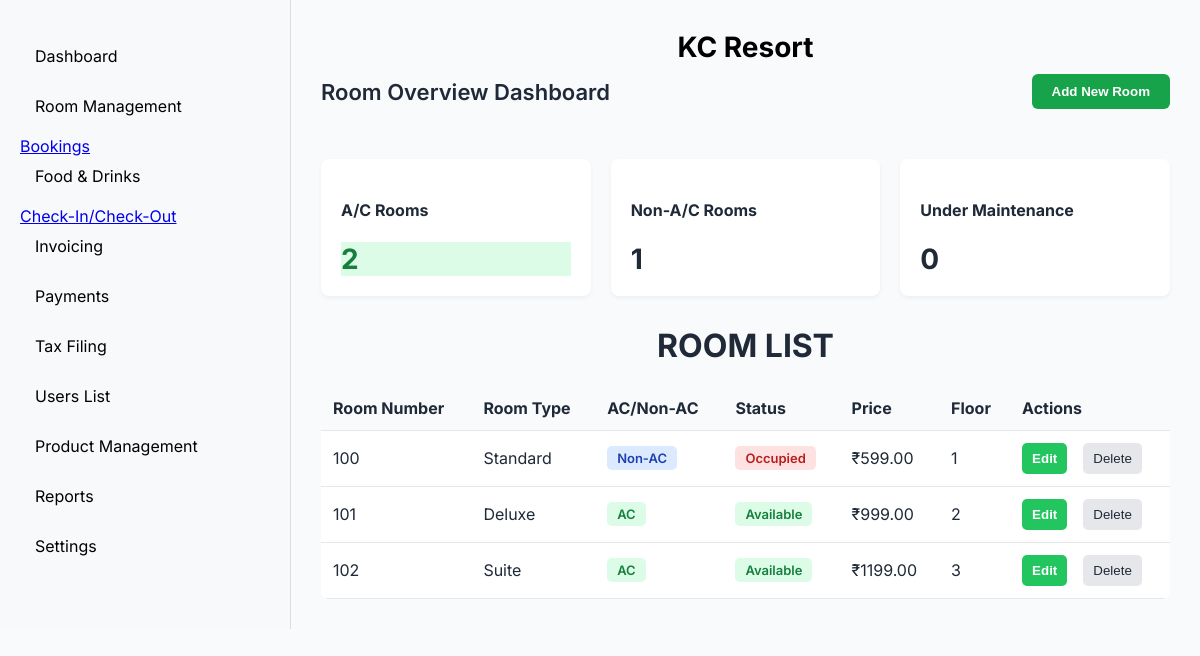
/rooms/ (signed in), run on an earlier commit of the app's database.
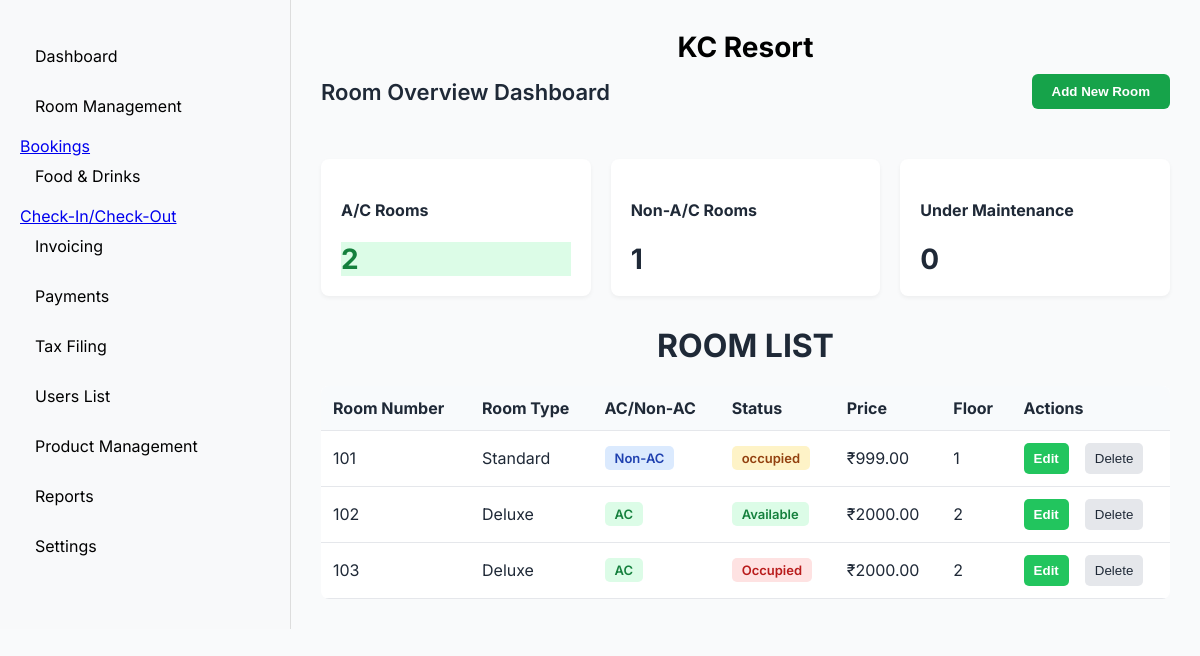
And on a later commit of the database.
### rooms/models.py (models this page shows, shortened)
class Room(models.Model):
    ROOM_TYPE_CHOICES = [
        ('Standard', 'Standard'),
        ('Deluxe', 'Deluxe'),
        ('Suite', 'Suite'),
    ]
    AC_CHOICES = [
        ('AC', 'A/C'),
        ('Non-AC', 'Non A/C'),
    ]
    STATUS_CHOICES = [
        ('Available', 'Available'),
        ('Occupied', 'Occupied'),
        ('Maintenance', 'Maintenance'),
    ]
    room_number = models.CharField(max_length=10, unique=True)
    room_type = models.CharField(max_length=20, choices=ROOM_TYPE_CHOICES)
    ac_type = models.CharField(max_length=10, choices=AC_CHOICES, default='Non-AC')
    floor = models.ForeignKey(Floor, on_delete=models.SET_NULL, null=True, default=None)
    price = models.DecimalField(max_digits=10, decimal_places=2)
    status = models.CharField(max_length=20, choices=STATUS_CHOICES, default='Available')

class Floor(models.Model):
    number = models.PositiveIntegerField(unique=True)

### rooms/views.py (the view)
# urls.py: path('', views.room_management, name='room_management'),
@login_required
def room_management(request):
    for i in range(1, 6):
        Floor.objects.get_or_create(number=i)
    ac_count = Room.objects.filter(ac_type='AC').count()
    non_ac_count = Room.objects.filter(ac_type='Non-AC').count()
    maintenance_count = Room.objects.filter(status='Maintenance').count()
    if request.method == 'POST' and request.POST.get('action') == 'add':
        form = RoomForm(request.POST)
        if form.is_valid():
            form.save()
            messages.success(request, "Room added.")
            return redirect('rooms:room_management')
        else:
            messages.error(request, "Please correct errors before saving.")
    else:
        form = RoomForm()
    if request.method == 'POST' and request.POST.get('action') == 'update':
        room_id = request.POST.get('room_id')
        room = get_object_or_404(Room, id=room_id)
        update_form = RoomUpdateForm(request.POST, instance=room)
        if update_form.is_valid():
            update_form.save()
            messages.success(request, "Room updated.")
            return redirect('rooms:room_management')
        else:
            messages.error(request, "Please correct errors before updating.")
    else:
        update_form = RoomUpdateForm()
    if request.method == 'POST' and request.POST.get('action') == 'delete':
        room_id = request.POST.get('room_id')
        room = get_object_or_404(Room, id=room_id)
        room.delete()
        messages.success(request, "Room deleted.")
        return redirect('rooms:room_management')
    try:
        rooms = Room.objects.select_related('floor') \
            .annotate(room_num_int=Cast('room_number', IntegerField())) \
            .order_by('room_num_int', 'room_number')
    except Exception:
        rooms = Room.objects.select_related('floor').order_by('room_number')
    context = {
        'ac_count': ac_count,
        'non_ac_count': non_ac_count,
        'maintenance_count': maintenance_count,
        'form': form,
        'update_form': update_form,
        'rooms': rooms,
        'room_type_choices': Room.ROOM_TYPE_CHOICES,
        'ac_type_choices': Room.AC_CHOICES,
        'status_choices': Room.STATUS_CHOICES,
        'floors': Floor.objects.all().order_by('number'),
    }
    return render(request, 'rooms/room_management.html', context)

### accounts/models.py (called while the page is built)
    def is_admin(self):
        return self.role == self.ROLE_ADMIN

### rooms/templates/rooms/room_management.html (shortened to what this page needs)
{% load static %}
<!DOCTYPE html>
<html lang="en">
<head>
</head>
<body>
  <div class="sidebar">
  <ul>
    <li><a href="{% url 'core:dashboard' %}">Dashboard</a></li>
    <li><a href="{% url 'rooms:room_management' %}">Room Management</a></li>
    <lii class="active"><a href="{% url 'booking:booking_list' %}">Bookings</a></lii>
    <li><a href="{% url 'foods:food_entry' %}">Food & Drinks</a></li>
    <l><a href="{% url 'checkin_checkout:checkin_checkout' %}">Check-In/Check-Out</a></l>
    <li><a href="{% url 'invoices:invoice_list' %}">Invoicing</a></li>
    <li><a href="{% url 'transaction:payment_list' %}">Payments</a></li>
    <li><a href="{% url 'tax_filling:tax_filling' %}">Tax Filing</a></li>
    <li><a href="{% url 'accounts:create-receptionist' %}">Users List</a></li>
    <li><a href="{% url 'products:product_list' %}">Product Management</a></li>
    {% if request.user.is_admin or request.user.is_subadmin %}
        <li><a href="{% url 'reports:dashboard' %}">Reports</a></li>
        <li><a href="{% url 'settings:dashboard' %}">Settings</a></li>
    {% endif %}
  </ul>
  </div>
  <div class="main-content">
    <div class="main-header">
      <div class="kc-name">KC Resort</div>
      <div class="header-row">
        <span class="dashboard-title">Room Overview Dashboard</span>
        <button type="button" class="addroom" onclick="openAddModal()">Add New Room</button>
      </div>
    </div>
    <div class="status-cards">
      <div class="card"><h4>A/C Rooms</h4><div class="count ac">{{ ac_count }}</div></div>
      <div class="card"><h4>Non-A/C Rooms</h4><div class="count non-ac">{{ non_ac_count }}</div></div>
      <div class="card"><h4>Under Maintenance</h4><div class="count reinv">{{ maintenance_count }}</div></div>
    </div>
    <h1 style="text-align:center; margin-top:24px;">ROOM LIST</h1>
    <table>
      <thead>
        <tr>
          <th>Room Number</th>
          <th>Room Type</th>
          <th>AC/Non-AC</th>
          <th>Status</th>
          <th>Price</th>
          <th>Floor</th>
          <th>Actions</th>
        </tr>
      </thead>
      <tbody>
        {% for room in rooms %}
        <tr data-id="{{ room.id }}" data-number="{{ room.room_number }}" data-type="{{ room.room_type }}" data-ac="{{ room.ac_type }}" data-floor="{% if room.floor %}{{ room.floor.id }}{% else %}0{% endif %}" data-price="{{ room.price }}" data-status="{{ room.status }}" onclick="rowClicked(this)">
          <td>{{ room.room_number }}</td>
          <td>{{ room.room_type }}</td>
          <td>{% if room.ac_type == "AC" %}<span class="badge ac">AC</span>{% else %}<span class="badge non">Non-AC</span>{% endif %}</td>
          <td><span class="badge {% if room.status == 'Available' %}available{% elif room.status == 'Occupied' %}occupied{% else %}maintenance{% endif %}">{{ room.status }}</span></td>
          <td>₹{{ room.price }}</td>
          <td>{% if room.floor %}{{ room.floor.number }}{% else %}N/A{% endif %}</td>
          <td>
            <div class="row-actions">
              <button type="button" class="btn-green" onclick="event.stopPropagation(); openEditModal('{{ room.id }}','{{ room.room_number }}','{{ room.room_type }}','{{ room.ac_type }}','{% if room.floor %}{{ room.floor.id }}{% else %}0{% endif %}','{{ room.price }}','{{ room.status }}')">Edit</button>
              <button type="button" class="btn-cancel" onclick="event.stopPropagation(); deleteRoom('{{ room.id }}','{{ room.room_number }}')">Delete</button>
            </div>
          </td>
        </tr>
        {% empty %}
        <tr><td colspan="7" style="text-align:center;">No Rooms Available</td></tr>
        {% endfor %}
      </tbody>
    </table>
  </div>
</body>
</html>

### rooms/templates/rooms/room_management.html (style rules this page uses)
body { font-family: 'Inter', sans-serif; margin: 0; background-color: #f9fafb; color: #1f2937; display: flex; }
.sidebar { width: 250px; background: #f8f9fa; padding: 20px; border-right: 1px solid #ddd; flex-shrink: 0; }
.sidebar ul { list-style: none; padding: 0; }
.sidebar ul li { margin-bottom: 10px; }
.sidebar ul li a { display: block; padding: 10px 15px; color: #000; text-decoration: none; border-radius: 5px; }
.main-content { padding: 30px; flex:1; }
.main-header { display: flex; flex-direction: column; align-items: center; margin-bottom: 30px; }
.kc-name { font-size: 28px; font-weight: 700; color: #000; margin-bottom: 10px; text-align: center; }
.header-row { display: flex; width: 100%; justify-content: space-between; align-items: center; margin-bottom: 20px; }
.dashboard-title { font-size: 22px; font-weight: 600; }
.addroom { padding:10px 20px; border:none; border-radius:6px; background-color:#16a34a; color:white; font-weight:600; cursor:pointer; transition: background-color 0.15s ease, transform 0.08s ease; }
.status-cards { display:flex; gap:20px; margin-bottom:30px; }
.card { background:white; padding:20px; border-radius:8px; box-shadow:0 2px 4px rgba(0,0,0,0.05); flex:1; }
.card .count { font-size:28px; font-weight:bold; }
table { width:100%; border-collapse:collapse; background:white; border-radius:8px; overflow:hidden; }
th, td { padding:12px; border-bottom:1px solid #e5e7eb; text-align:left; }
table thead { background:#f8fafc; }
table tbody tr { transition: background-color 0.15s ease; }
button, .btn-green, .btn-cancel { cursor: pointer; }
.btn-green { background-color:#22c55e; color:white; padding:8px 10px; border:none; border-radius:5px; font-weight:600; }
.btn-cancel { background-color:#e5e7eb; color:#1f2937; padding:8px 10px; border:none; border-radius:5px; margin-left:8px; }
.badge { padding:4px 10px; border-radius:5px; font-size:13px; font-weight:600; display:inline-block; }
.ac { background-color:#dcfce7; color:#15803d; }
.non { background-color:#dbeafe; color:#1e40af; }
.badge.available { background-color:#dcfce7; color:#15803d; }
.badge.occupied { background-color:#fee2e2; color:#b91c1c; }
.badge.maintenance { background-color:#fef3c7; color:#92400e; }
.row-actions { display:flex; gap:8px; align-items:center; }

What changed in the data, as far as the page shows it:
changed Room "Standard": room_number "100" → "101"; status "Occupied" → "occupied"; price "599.00" → "999.00"
changed Room "Available": room_number "101" → "102"; price "999.00" → "2000.00"
changed Room: room_number "102" → "103"; room_type "Suite" → "Deluxe"; status "Available" → "Occupied"; price "1199.00" → "2000.00"; floor.number "3" → "2"
